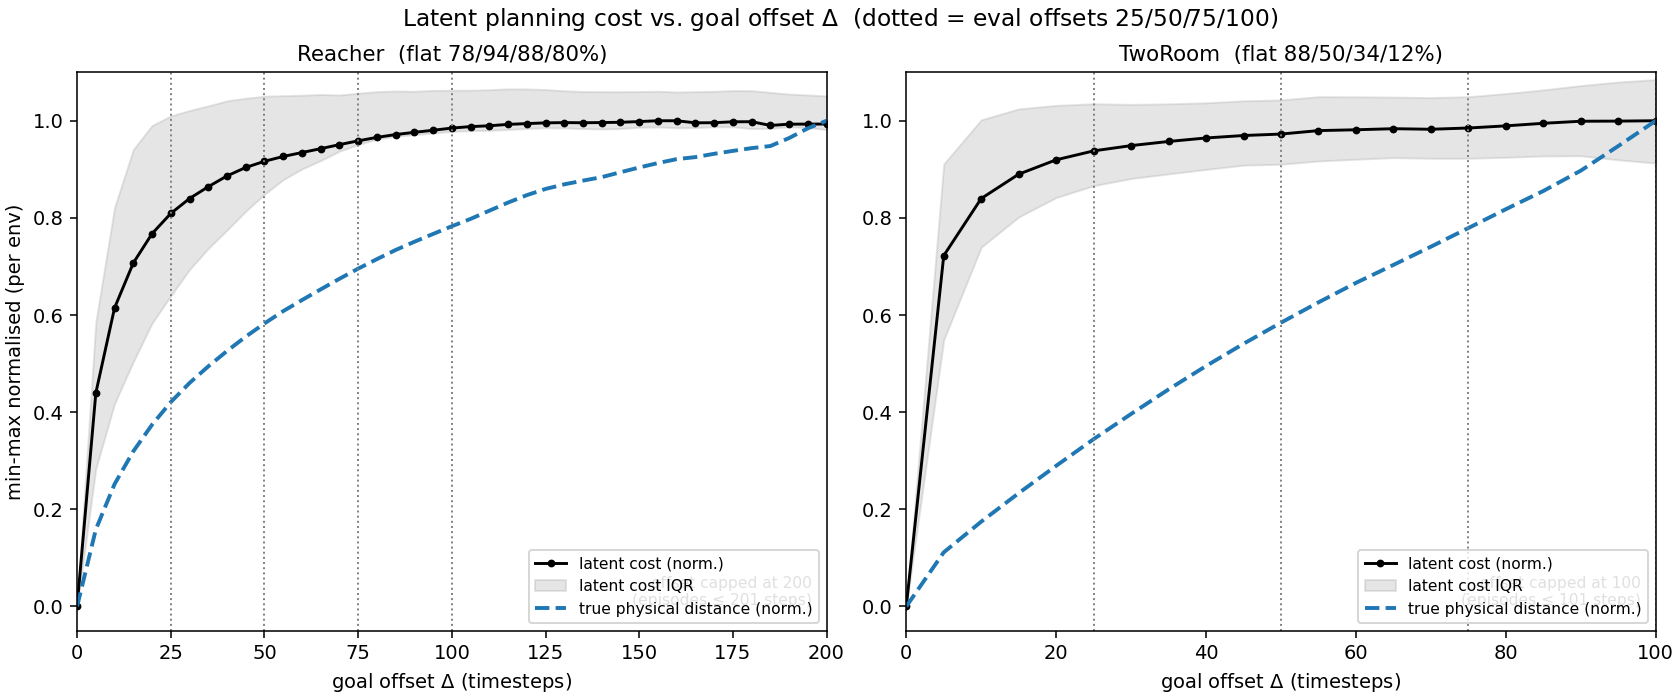

Python code for this plot:
"""Latent planning cost vs. goal offset (the eval's difficulty knob): Reacher vs TwoRoom.

How the eval uses the offset (eval.py): the goal is the state `goal_offset_steps`
ahead in the SAME episode (max_start = ep_len - offset - 1; goal = state[start+offset]).
So the planner's cost at the start is exactly  ||E(start) - E(start+Delta)||_2.

This plots that quantity directly as a function of goal offset Delta, for both
envs, together with the true physical start->goal distance ||pos[start+Delta] -
pos[start]||. Read: if the latent cost saturates with Delta while the physical
distance keeps growing, the planner can no longer tell a near goal from a far one
-> long-horizon collapse.

Offset is capped by episode length (Reacher 201 steps, TwoRoom <=101): no episode
is 500 long, so the feasible range is ~0-200 / ~0-100, not 0-500. --max-offset is
clamped to each env's longest episode.

Method: encode whole sampled episodes once, then every Delta is a vectorised
within-episode lookup. Offline (encoder forward passes only); standalone.

Usage
-----
STABLEWM_HOME=$HOME/.stable_worldmodel \
    .venv/bin/python "analysis/heat maps/latent_cost_vs_offset.py" --device cuda
"""
import argparse
import os
import sys
from pathlib import Path

_root = next((p for p in Path(__file__).resolve().parents if (p / "jepa.py").exists()), None)
if _root is not None:
    sys.path.insert(0, str(_root))                                # repo root for torch.load unpickle

import h5py
import numpy as np
import torch
import matplotlib
matplotlib.use("Agg")
import matplotlib.pyplot as plt
import stable_worldmodel as swm

# ImageNet normalisation — matches img_transform() in plan_hierarchical.py / eval.py
_MEAN = torch.tensor([0.485, 0.456, 0.406]).view(1, 3, 1, 1)
_STD = torch.tensor([0.229, 0.224, 0.225]).view(1, 3, 1, 1)


def get_jepa(obj):
    """Return the inner JEPA (has .encode) from either a Stage-1 or H-LeWM ckpt."""
    if hasattr(obj, "jepa"):
        return obj.jepa
    if hasattr(obj, "encode"):
        return obj
    for m in obj.modules():
        if m is not obj and hasattr(m, "encode"):
            return m
    raise RuntimeError("no submodule with .encode found in checkpoint")


@torch.no_grad()
def encode_frames(jepa, pixels_hwc, device, batch=256):
    """pixels_hwc: (N,224,224,3) uint8  ->  latents (N, D)."""
    out = []
    for i in range(0, len(pixels_hwc), batch):
        px = torch.from_numpy(pixels_hwc[i:i + batch]).permute(0, 3, 1, 2).float() / 255.0
        px = ((px - _MEAN) / _STD).unsqueeze(1).to(device)
        emb = jepa.encode({"pixels": px})["emb"][:, -1]
        out.append(emb.float().cpu())
    return torch.cat(out).numpy()


EVAL_DELTAS = [25, 50, 75, 100]   # the offsets used in the success-rate sweep
CONFIGS = {
    "Reacher  (flat 78/94/88/80%)": dict(
        ckpt="baseline/reacher/lewm_epoch_10_object.ckpt", dataset="reacher",
        pos_key="finger_pos", units="sim units"),
    "TwoRoom  (flat 88/50/34/12%)": dict(
        ckpt="baseline/tworoom/lewm_epoch_9_object.ckpt", dataset="tworoom",
        pos_key="pos_agent", units="arena units"),
}


def encode_episodes(jepa, dataset, h5_path, pos_key, n_eps, device, seed):
    """Encode every frame of n_eps random episodes. Returns (list[(Z,P)], max_len)."""
    with h5py.File(h5_path, "r") as f:
        offs = np.asarray(f["ep_offset"][:])
        lens = np.asarray(f["ep_len"][:])
    rng = np.random.default_rng(seed)
    chosen = rng.permutation(len(offs))[:n_eps]
    eps = []
    for j, e in enumerate(chosen):
        o, L = int(offs[e]), int(lens[e])
        rd = dataset.get_row_data(np.arange(o, o + L))
        Z = encode_frames(jepa, np.asarray(rd["pixels"]), device)   # (L, D)
        P = np.asarray(rd[pos_key]).astype(float)                   # (L, 2)
        eps.append((Z, P))
        if (j + 1) % 25 == 0:
            print(f"    encoded {j + 1}/{n_eps} episodes")
    return eps, int(lens.max())


def cost_vs_offset(eps, deltas):
    """For each Delta: pooled within-episode latent L2 cost and physical distance."""
    cost, dist = {}, {}
    for dl in deltas:
        if dl == 0:
            cost[dl] = np.zeros(1)
            dist[dl] = np.zeros(1)
            continue
        cs, ps = [], []
        for Z, P in eps:
            if len(Z) > dl:
                cs.append(np.linalg.norm(Z[:-dl] - Z[dl:], axis=1))
                ps.append(np.linalg.norm(P[:-dl] - P[dl:], axis=1))
        cost[dl] = np.concatenate(cs) if cs else np.array([np.nan])
        dist[dl] = np.concatenate(ps) if ps else np.array([np.nan])
    return cost, dist


def summarize(d, deltas):
    """mean, q25, q75 arrays over the delta grid."""
    m = np.array([np.nanmean(d[dl]) for dl in deltas])
    lo = np.array([np.nanpercentile(d[dl], 25) for dl in deltas])
    hi = np.array([np.nanpercentile(d[dl], 75) for dl in deltas])
    return m, lo, hi


def norm01(m, lo, hi):
    """Min-max normalise the mean curve to [0,1]; scale the band the same way."""
    a, b = np.nanmin(m), np.nanmax(m)
    s = (b - a) or 1.0
    return (m - a) / s, (lo - a) / s, (hi - a) / s


def analyze(cfg, args):
    model = torch.load(cfg["ckpt"], map_location=args.device, weights_only=False).eval()
    jepa = get_jepa(model)
    ds = swm.data.HDF5Dataset(cfg["dataset"], keys_to_cache=[cfg["pos_key"]])
    stablewm = os.environ.get("STABLEWM_HOME") or os.path.expanduser("~/.stable_worldmodel")
    h5_path = os.path.join(stablewm, f"{cfg['dataset']}.h5")
    eps, max_len = encode_episodes(jepa, ds, h5_path, cfg["pos_key"],
                                   args.n_eps, args.device, args.seed)
    env_max = min(args.max_offset, max_len - 1)            # offset capped by episode length
    deltas = list(range(0, env_max + 1, args.step))
    cost, dist = cost_vs_offset(eps, deltas)
    return dict(deltas=np.array(deltas), cost=cost, dist=dist,
                env_max=env_max, max_len=max_len, units=cfg["units"])


def main():
    ap = argparse.ArgumentParser()
    ap.add_argument("--device", default="cuda" if torch.cuda.is_available() else "cpu")
    ap.add_argument("--n-eps", type=int, default=120)
    ap.add_argument("--step", type=int, default=5)
    ap.add_argument("--max-offset", type=int, default=500)
    ap.add_argument("--seed", type=int, default=0)
    ap.add_argument("--out", default=str(Path(__file__).resolve().parent / "latent_cost_vs_offset.png"))
    args = ap.parse_args()

    res = {}
    for name, cfg in CONFIGS.items():
        print(f"=== {name}  ({cfg['ckpt']}) ===")
        r = analyze(cfg, args)
        res[name] = r
        print(f"  episodes max_len={r['max_len']} -> offset capped at {r['env_max']} "
              f"(requested {args.max_offset})")
        for dl in EVAL_DELTAS:
            if dl in r["cost"]:
                print(f"  Delta={dl:3d}: latent_cost(mean)={np.nanmean(r['cost'][dl]):.1f}  "
                      f"phys_dist(mean)={np.nanmean(r['dist'][dl]):.3g} {r['units']}")

    fig, axes = plt.subplots(1, 2, figsize=(12, 5.0), constrained_layout=True)
    for ax, (name, r) in zip(axes, res.items()):
        d = r["deltas"]
        cm, clo, chi = norm01(*summarize(r["cost"], d))
        dm, _, _ = norm01(*summarize(r["dist"], d))
        ax.plot(d, cm, "-o", ms=3, color="k", label="latent cost (norm.)")
        ax.fill_between(d, clo, chi, color="0.6", alpha=0.25, label="latent cost IQR")
        ax.plot(d, dm, "--", color="tab:blue", lw=2, label="true physical distance (norm.)")
        for dl in EVAL_DELTAS:
            if dl <= r["env_max"]:
                ax.axvline(dl, color="0.5", ls=":", lw=1.0)
        ax.set_title(name, fontsize=11)
        ax.set_xlabel("goal offset $\\Delta$ (timesteps)", fontsize=10)
        ax.set_xlim(0, r["env_max"])
        ax.set_ylim(-0.05, 1.1)
        ax.text(0.98, 0.04, f"offset capped at {r['env_max']}\n(episodes ≤ {r['max_len']} steps)",
                transform=ax.transAxes, ha="right", va="bottom", fontsize=8, color="0.4")
        ax.legend(fontsize=8, loc="lower right")
    axes[0].set_ylabel("min-max normalised (per env)", fontsize=10)
    fig.suptitle("Latent planning cost vs. goal offset $\\Delta$  "
                 "(dotted = eval offsets 25/50/75/100)", fontsize=12)
    Path(args.out).parent.mkdir(parents=True, exist_ok=True)
    fig.savefig(args.out, dpi=140)
    print("saved", args.out)


if __name__ == "__main__":
    main()
